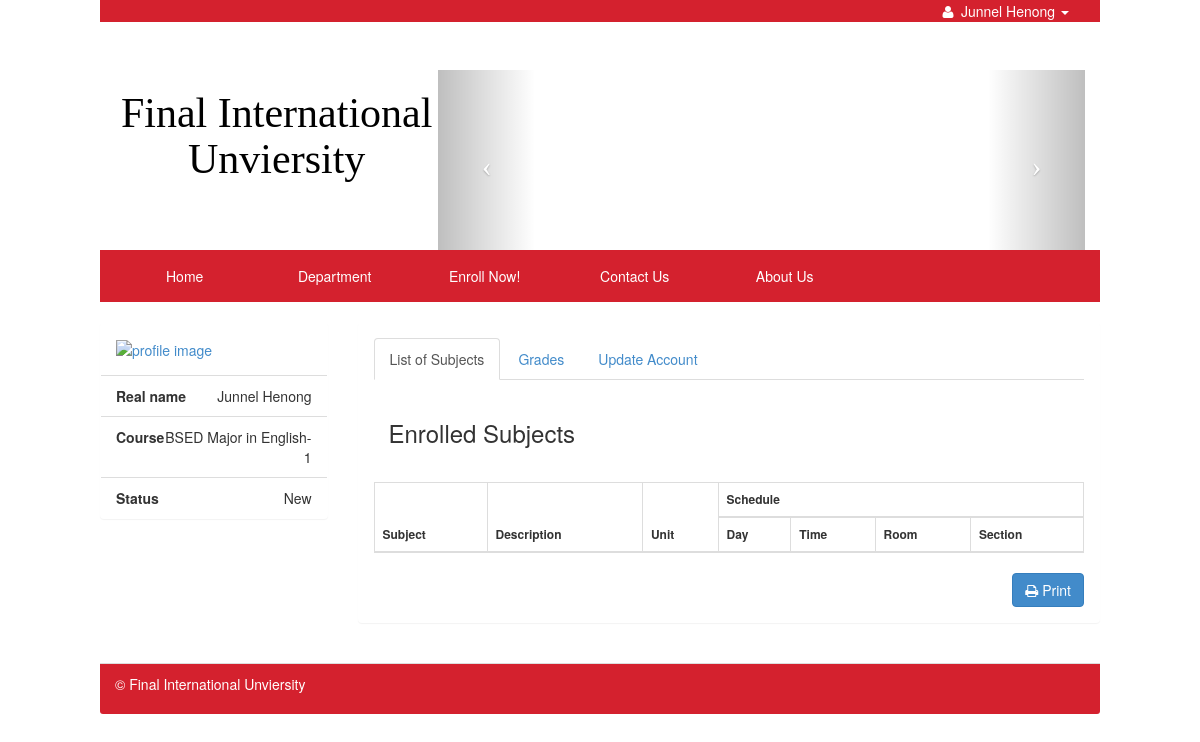
The app's page /index.php?q=profile (signed in) with its own data.
### tables this page shows
CREATE TABLE `tblstudent` (
  `S_ID` int(11) NOT NULL,
  `IDNO` int(20) NOT NULL,
  `FNAME` varchar(40) NOT NULL,
  `LNAME` varchar(40) NOT NULL,
  `MNAME` varchar(40) NOT NULL,
  `SEX` varchar(10) NOT NULL DEFAULT 'Male',
  `BDAY` date NOT NULL,
  `BPLACE` text NOT NULL,
  `STATUS` varchar(30) NOT NULL,
  `AGE` int(30) NOT NULL,
  `NATIONALITY` varchar(40) NOT NULL,
  `RELIGION` varchar(255) NOT NULL,
  `CONTACT_NO` varchar(40) NOT NULL,
  `HOME_ADD` text NOT NULL,
  `ACC_USERNAME` varchar(255) NOT NULL,
  `ACC_PASSWORD` text NOT NULL,
  `student_status` text NOT NULL,
  `YEARLEVEL` int(11) NOT NULL,
  `STUDSECTION` int(11) NOT NULL,
  `COURSE_ID` int(11) NOT NULL,
  `STUDPHOTO` varchar(255) NOT NULL,
  `SEMESTER` varchar(30) NOT NULL,
  `SYEAR` varchar(30) NOT NULL,
  `NewEnrollees` tinyint(1) NOT NULL
);

CREATE TABLE `course` (
  `COURSE_ID` int(11) NOT NULL,
  `COURSE_NAME` varchar(30) NOT NULL,
  `COURSE_LEVEL` varchar(50) NOT NULL DEFAULT '1',
  `COURSE_MAJOR` varchar(30) NOT NULL DEFAULT 'None',
  `COURSE_DESC` varchar(255) NOT NULL,
  `DEPT_ID` int(11) NOT NULL,
  `SETSEMESTER` varchar(90) NOT NULL
);

### index.php (called while the page is built, shortened)
<?php
require_once ("include/initialize.php");
$view = (isset($_GET['q']) && $_GET['q'] != '') ? $_GET['q'] : '';
switch ($view) {
 	case 'profile' :
        $title="Profile";
		break;
}
require_once("theme/templates.php");
?>

### include/database.php (called while the page is built, shortened)
<?php
class Database {
	var $sql_string = '';
	public $conn;
	public function open_connection() {
		$this->conn = mysqli_connect(server,user,pass);
		if(!$this->conn){
			echo "Problem in database connection! Contact administrator!";
			exit();
		}else{
			$db_select = mysqli_select_db($this->conn,database_name);
		}
	}
	function setQuery($sql='') {
		$this->sql_string=$sql;
	}
	function executeQuery() {
		$result = mysqli_query($this->conn,$this->sql_string);
		return $result;
	}
	private function confirm_query($result) {
		return $result;
	}
	function loadSingleResult() {
		$cur = $this->executeQuery();
		while ($row = mysqli_fetch_object($cur)) {
		return $data = $row;
		}
	}
}
$mydb = new Database();
?>

### include/students.php (called while the page is built, shortened)
<?php
require_once(LIB_PATH.DS.'database.php');
class Student {
	protected static  $tblname = "tblstudent";
	function single_student($id=""){
			global $mydb;
			$mydb->setQuery("SELECT * FROM ".self::$tblname."
				Where IDNO= '{$id}' LIMIT 1");
			$cur = $mydb->loadSingleResult();
			return $cur;
	}
}
?>

### include/courses.php (called while the page is built, shortened)
<?php
require_once(LIB_PATH.DS.'database.php');
class Course {
	protected static  $tblname = "course";
	function single_course($id=""){
			global $mydb;
			$mydb->setQuery("SELECT * FROM ".self::$tblname."
				Where COURSE_ID= '{$id}' LIMIT 1");
			$cur = $mydb->loadSingleResult();
			return $cur;
	}
}
?>

### theme/templates.php (shortened to what this page needs)
<!DOCTYPE html>
<html lang="en">
<head>
 <link href="<?php echo web_root; ?>css/bootstrap.min.css" rel="stylesheet">
    <link href="<?php echo web_root; ?>font/css/font-awesome.min.css" rel="stylesheet" type="text/css">
    <link href="<?php echo web_root; ?>css/dataTables.bootstrap.css" rel="stylesheet">
<link href="<?php echo web_root; ?>css/bootstrap-datetimepicker.min.css" rel="stylesheet" media="screen">
 <link href="<?php echo web_root; ?>css/modern.css" rel="stylesheet">
 <link href="<?php echo web_root; ?>css/costum.css" rel="stylesheet">
  <link href="<?php echo web_root; ?>css/ekko-lightbox.css" rel="stylesheet">
</head>
<body style="Pbackground-color:#e0e4e5" >
<div class="navbar-fixed-top navbar-TOPsm  col-md-10    col-md-offset-1"    role="navigation" style="background-color:#D4212E">
  <div class="container">
      <div  class="collapse navbar-collapse  smMenu " >
          <ul class="navbar-nav p navbar-right ">
            <?php if (isset($_SESSION['IDNO']) ){
              $student = New Student();
              $singlestudent = $student->single_student($_SESSION['IDNO']);
            ?>
            <li class="dropdown  dropdown-toggle">
               <a class="dropdown-toggle" data-toggle="dropdown" href="#">
                  <i class="fa fa-user fa-fw"></i>
                    <?php echo $singlestudent->FNAME. ' ' . $singlestudent->LNAME ; ?>
                  <i class="caret"> </i>
               </a>
            </li>
          <?php  } else{?>
          <li  class="tooltip-demo"><a data-toggle="tooltip" data-placement="left" title="Enrol Now" href="<?php echo web_root.'index.php?q=enrol'; ?>">Enroll Now!</a></li>
          <?php } ?>
        </ul>
      </div>
  </div>
</div>
  <div class="col-md-10 col-md-offset-1 " >
   <div class="col-md-4">
    <div class="row ">
     <p >
        <a  class="title-logo"  href="<?php echo web_root; ?>index.php" title="">
        <h1 align="center" style="font-family:verdana;" >Final International Unviersity</h1>
        </a>
    </p>
     </div>
    </div>
    <div class="col-md-8">
     <div class="row ">
        <?php include 'banner.php'; ?>
     </div>
    </div>
   </div>
 <div class="navbar navbar-static-top navbar-magbanua col-md-10    col-md-offset-1 " style="background-color:#D4212E"   role="navigation">
      <div class="container ">
        <div class="collapse navbar-collapse bigMenu"   >
          <ul class="nav navbar-nav menu" style="margin-left:-4%;"    >
            <li class="dropdown dropdown-toggle <?php echo (isset($_GET['q']) && $_GET['q']=='') ? "active" : false;?> ">
              <a href="<?php echo web_root.'index.php'; ?>">Home</a>
            </li>
            <li class="dropdown-toggle <?php echo (isset($_GET['q']) && $_GET['q']=='department') ? "active" : false;?>" >
              <a href="<?php echo web_root.'index.php?q=department'; ?>">Department</a>
            </li>
            <li class="dropdown-toggle <?php echo (isset($_GET['q']) && ($_GET['q']=='enrol' || $_GET['q']=='subject')) ? "active" : false;?>" >
              <a href="<?php echo web_root.'index.php?q=enrol'; ?>">Enroll Now!</a>
            </li>
             <li class="dropdown-toggle <?php echo (isset($_GET['q']) && $_GET['q']=='contact') ? "active" : false;?>">
              <a href="<?php echo web_root.'index.php?q=contact';  ?>">Contact Us</a>
            </li>
           <li class="dropdown-toggle <?php echo (isset($_GET['q']) && $_GET['q']=='about') ? "active" : false;?> ">
             <a href="<?php echo web_root.'index.php?q=about';  ?>">
               About Us
             </a>
          </li>
          </ul>
        </div>
    </div>
  </div>
<div class="col-md-10 col-md-push-1 ">
        <div class="row">
          <div id="page-wrapper">
               <?php
          if($title=='Profile'){
                echo ' <div class="row">';
                require_once $content;
                echo ' </div><br/>';
        }
?>
       </div>
            <footer class="panel-footer" style="background-color:#D4212E;color:#fff;" >
              <p align="left" >&copy; Final International Unviersity</p>
           </footer>
      </div>
  </div>
</body>
</html>

### student/profile.php (shortened to what this page needs)
<?php
    $student = New Student();
    $res = $student->single_student($_SESSION['IDNO']);
    $course = New Course();
    $resCourse = $course->single_course($res->COURSE_ID);
	?>
  		<div class="col-sm-3">
          <div class="panel">
            <div id="img_profile" class="panel-body">
            <a href="" data-target="#myModal" data-toggle="modal" >
            <img title="profile image" class="img-hover"   src="<?php echo web_root. 'student/'.  $res->STUDPHOTO; ?>">
            </a>
             </div>
          <ul class="list-group  ">
               <li class="list-group-item text-right"><span class="pull-left"><strong>Real name</strong></span> <?php echo $res->FNAME .' '.$res->LNAME; ?> </li>
              <li class="list-group-item text-right"><span class="pull-left"><strong>Course</strong></span> <?php echo $resCourse->COURSE_NAME .'-'.$resCourse->COURSE_LEVEL; ?> </li>
               <li class="list-group-item text-right"><span class="pull-left"><strong>Status</strong></span> <?php echo $res->student_status; ?> </li>
          </ul>
        </div>
    </div>
<div class="col-sm-9">
<div class="panel">
  <div class="panel-body">
  <ul class="nav nav-tabs" id="myTab">
    <li class="active"><a href="#home" data-toggle="tab">List of Subjects</a></li>
    <li><a href="#grades" data-toggle="tab">Grades</a></li>
    <li><a href="#settings" data-toggle="tab">Update Account</a></li>
  </ul>
  <div class="tab-content">
    <div class="tab-pane active" id="home">
    <br/>
    <div class="col-md-12">
     <h3>Enrolled Subjects</h3>
    </div>
      <div class="table-responsive" style="margin-top:5%;">
             <form action="customer/controller.php?action=delete" Method="POST">
            				<table  class="table table-striped table-bordered table-hover "  style="font-size:12px" cellspacing="0"  >
            				  <thead>
            				  	<tr>
                          <th rowspan="2">Subject</th>
                          <th rowspan="2">Description</th>
                          <th rowspan="2">Unit</th>
                          <th colspan="4">Schedule</th>
            				  	</tr>
                        <tr>
                          <th>Day</th>
                          <th>Time</th>
                          <th>Room</th>
                          <th>Section</th>
                        </tr>
            				  </thead>
            				</table>
            		 </form>
                  <form action="student/printschedule.php" method="POST" target="_blank">
                    <div class="row no-print">
                      <div class="col-xs-12">
                       <span class="pull-right"> <button type="submit" name="submit" class="btn btn-primary"  ><i class="fa fa-print"></i> Print</button></span>
                    </div>
                    </div>
                  </form>
              </div>
             </div>
  </div>
 </div>
</div>
</div>

### css/costum.css (style rules this page uses)
body { padding-top: 70px; }
footer { padding-left: 15px; padding-right: 15px; }
.navbar-magbanua { background-color: #D4212E; border: 1px solid #D4212E; }
.navbar-magbanua .navbar-nav > li > a { color: #ffffff; }
.navbar-magbanua .navbar-collapse, .navbar-magbanua .navbar-form { border-color: transparent; }
.navbar-TOPsm { background-color: #D4212E; border: 1px solid #D4212E; color: white; list-style: none; }
.navbar-TOPsm .navbar-nav > li > a { color: #ffffff; text-decoration: none; list-style: none; }
.navbar-TOPsm .navbar-collapse, .navbar-TOPsm .navbar-form { border-color: transparent; }
.navbar-TOPsm .navbar-nav > .dropdown > a .caret { border-top-color: #ffffff; border-bottom-color: #ffffff; }

### theme/templates.php (style rules this page uses)
.p { color: white; margin-bottom: 0; margin-top: 0; list-style: none; }
.title-logo { color:black; text-decoration:none; font-size: 42px; font-family: "Helvetica Neue", Helvetica, Arial, sans-serif"; font-style: bold; padding: 0; margin: 0; top: 0; }
.menu li { left: 0px; width: 150px; padding: 0 3px 0 3px; text-align: center; }

### student/profile.php (style rules this page uses)
#img_profile { width: 100%; height:auto; }
#img_profile > a > img { width: 100%; height:auto; }

### records on screen
tblstudent: FNAME "Junnel", LNAME "Henong", student_status "New"
course: COURSE_NAME "BSED Major in English", COURSE_LEVEL "1"
